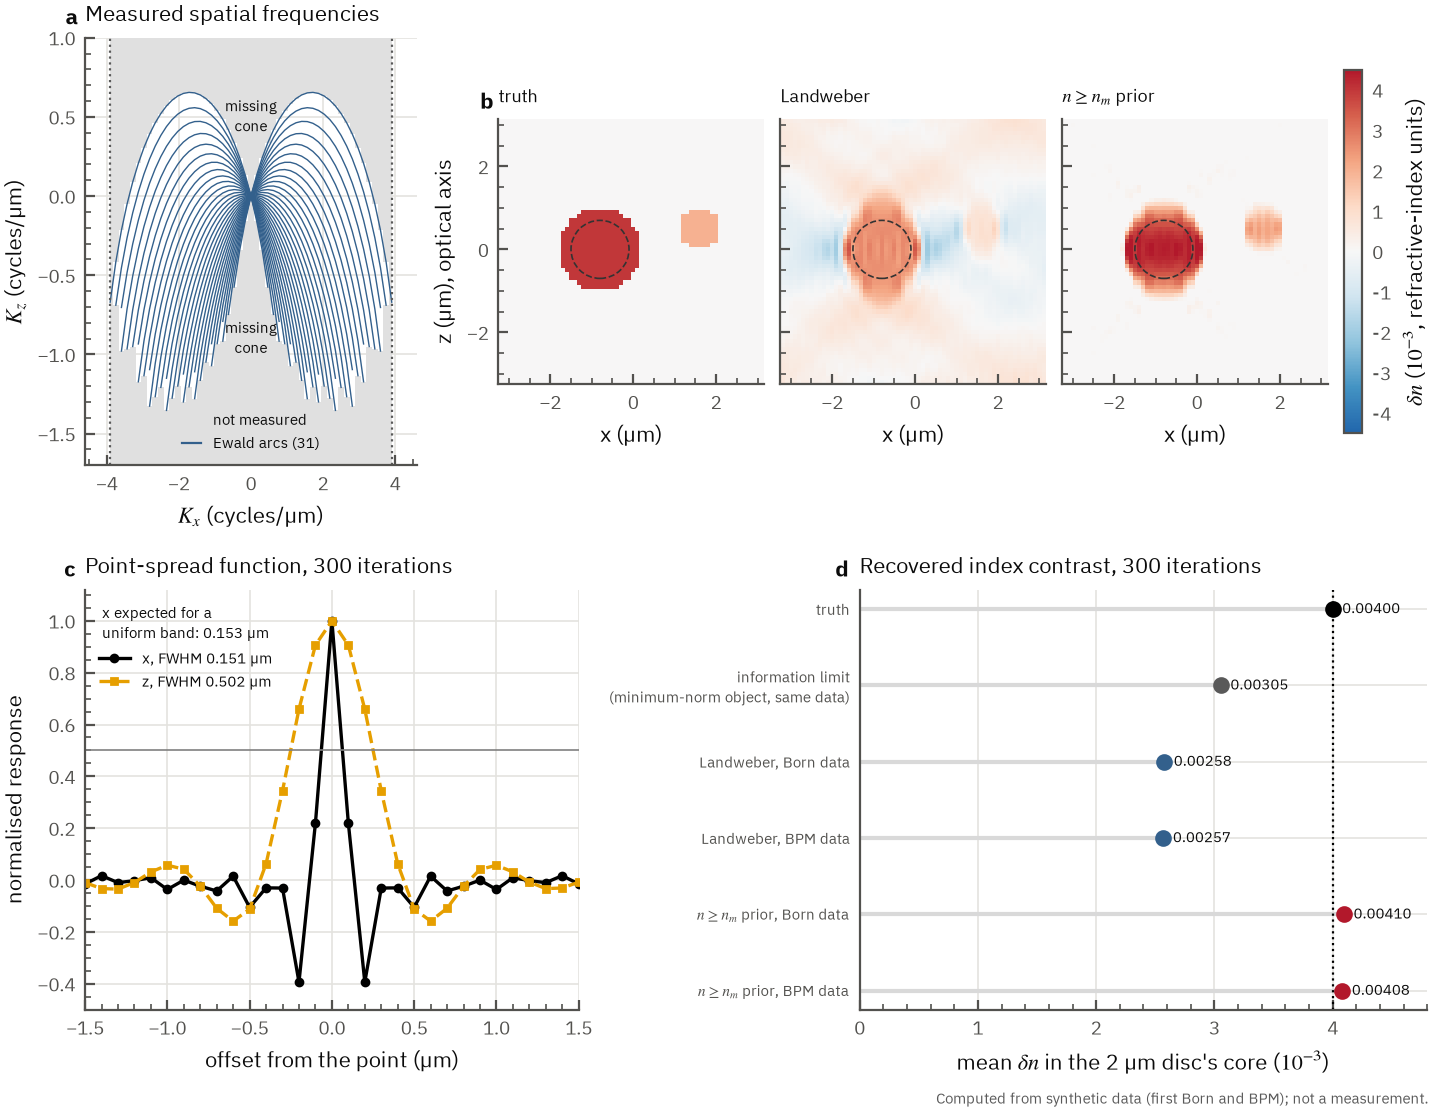

Write Python code to recreate this figure.
"""Draw the born2d example's results: coverage, recovered index, point-spread function, core δn.

Everything is computed by ``run.py``'s own functions (CPU, about 40 s); nothing is fitted or
measured. The plotted numbers are checked against ``expected.json`` before the figure is written,
and the line colours with cvdkit, so the figure cannot drift from what the test pins.

    uv run --group figures python examples/born2d_reconstruction/figure.py   # writes figure.png
"""

import importlib.util
import json
from pathlib import Path

import cvdkit
import matplotlib.pyplot as plt
import numpy as np
import qoraplot
from matplotlib.ticker import FuncFormatter

from qoraholo.born2d import potential

HERE = Path(__file__).parent
spec = importlib.util.spec_from_file_location("ex", HERE / "run.py")
ex = importlib.util.module_from_spec(spec)
spec.loader.exec_module(ex)

EXPECTED = json.loads((HERE / "expected.json").read_text(encoding="utf-8"))
LIMIT = 0.0045  # colour range of the δn maps, symmetric so that zero is the neutral colour
ARC = "#33608c"
THOUSANDTHS = FuncFormatter(lambda v, _: f"{v * 1e3:g}")


def checked(result: dict) -> dict:
    """The plotted numbers, each within its expected.json regression tolerance."""
    gap = result["model_error"][str(ex.DELTA_N)]
    got = {
        "kz_min": result["coverage"]["kz_min"],
        "kz_max": result["coverage"]["kz_max"],
        "psf_fwhm_x": result["psf_fwhm_x"],
        "psf_fwhm_z": result["psf_fwhm_z"],
        "delta_n_information_limit": result["delta_n_information_limit"],
        "delta_n_landweber": result["delta_n_landweber"],
        "delta_n_from_bpm_data": gap["delta_n_from_bpm_data"],
        "positivity_delta_n": result["positivity"]["delta_n"],
        "positivity_delta_n_from_bpm_data": gap["delta_n_positivity_from_bpm_data"],
    }
    for name, value in got.items():
        spec = EXPECTED["regression"][name]
        if abs(value - spec["value"]) > spec["tol"]:
            raise SystemExit(f"{name}: {value:.6g} vs expected {spec['value']} ± {spec['tol']}")
    return got | {"kx_max": result["coverage"]["kx_max"]}


def arcs(m) -> list[tuple[np.ndarray, np.ndarray]]:
    """(Kx, Kz) of each illumination's Ewald arc inside the detection pupil, as in run.coverage."""
    nu_m = ex.N_MEDIUM / ex.WAVELENGTH
    out = []
    for fx in m.illuminations:
        mu = m.mu + fx
        inside = (np.abs(mu) <= ex.NA / ex.WAVELENGTH) & (np.abs(mu) < nu_m)
        out.append((m.mu[inside], np.sqrt(nu_m**2 - mu[inside] ** 2) - np.sqrt(nu_m**2 - fx**2)))
    return out


def coverage_panel(ax, m, n: dict) -> None:
    lines = arcs(m)
    kx = np.unique(np.concatenate([a for a, _ in lines]))
    low = np.array([min(z[a == k].min() for a, z in lines if (a == k).any()) for k in kx])
    high = np.array([max(z[a == k].max() for a, z in lines if (a == k).any()) for k in kx])
    top, bottom = 1.0, -1.7
    ax.fill_between(kx, high, top, color="0.88", lw=0, step="mid")
    ax.fill_between(kx, bottom, low, color="0.88", lw=0, step="mid", label="not measured")
    for a, z in lines:
        ax.plot(a, z, color=ARC, lw=0.5, marker="none", ls="-")
    ax.plot([], [], color=ARC, lw=0.8, marker="none", ls="-", label="Ewald arcs (31)")
    for sign in (-1, 1):
        ax.axvline(sign * n["kx_max"], color="0.35", ls=":", lw=0.8, marker="none")
    ax.set(
        xlim=(-4.6, 4.6),
        ylim=(bottom, top),
        xlabel=r"$K_x$ (cycles/µm)",
        ylabel=r"$K_z$ (cycles/µm)",
        title="Measured spatial frequencies",
    )
    for kz in (0.5, -0.9):
        ax.text(0, kz, "missing\ncone", ha="center", va="center", fontsize="x-small")
    ax.legend(loc="lower center", fontsize="x-small", handlelength=1.2)


def maps_panel(axes, m, maps: dict, cax_owner) -> None:
    pad = ex.PIXEL / 2
    extent = (m.x[0] - pad, m.x[-1] + pad, m.z[0] - pad, m.z[-1] + pad)
    cmap = cvdkit.colormap("tol_BuRd")
    image = None
    for ax, (title, dn) in zip(axes, maps.items(), strict=True):
        image = ax.imshow(dn, origin="lower", extent=extent, cmap=cmap, vmin=-LIMIT, vmax=LIMIT)
        ax.add_patch(plt.Circle((-0.8, 0.0), 0.7, fill=False, ls="--", lw=0.6, color="0.2"))
        ax.set_title(title, fontsize="small")
        ax.set_xlabel("x (µm)")
        ax.grid(False)
    axes[0].set_ylabel("z (µm), optical axis")
    for ax in axes[1:]:
        ax.tick_params(labelleft=False)
    bar = cax_owner.colorbar(image, ax=list(axes), shrink=0.85, pad=0.02)
    bar.set_label(r"$\delta n$ ($10^{-3}$, refractive-index units)")
    bar.formatter = THOUSANDTHS


def psf_panel(ax, m, psf: np.ndarray, n: dict) -> None:
    centre = ex.N // 2
    ax.plot(
        m.x - m.x[centre],
        psf[centre, :] / psf.max(),
        marker="o",
        ms=2.5,
        label=f"x, FWHM {n['psf_fwhm_x']:.3f} µm",
    )
    ax.plot(
        m.z - m.z[centre],
        psf[:, centre] / psf.max(),
        marker="s",
        ms=2.5,
        ls="--",
        label=f"z, FWHM {n['psf_fwhm_z']:.3f} µm",
    )
    ax.axhline(0.5, color="0.5", lw=0.6, marker="none")
    ax.set(
        xlim=(-1.5, 1.5),
        ylim=(-0.5, 1.12),
        xlabel="offset from the point (µm)",
        ylabel="normalised response",
        title="Point-spread function, 300 iterations",
    )
    expected = EXPECTED["truth"]["psf_fwhm_x"]["value"]
    ax.legend(
        loc="upper left",
        fontsize="x-small",
        title=f"x expected for a\nuniform band: {expected:.3f} µm",
        title_fontsize="x-small",
    )


def core_panel(ax, n: dict) -> None:
    rows = [
        ("truth", ex.DELTA_N, "k"),
        (
            "information limit\n(minimum-norm object, same data)",
            n["delta_n_information_limit"],
            "0.35",
        ),
        ("Landweber, Born data", n["delta_n_landweber"], ARC),
        ("Landweber, BPM data", n["delta_n_from_bpm_data"], ARC),
        (r"$n \geq n_m$ prior, Born data", n["positivity_delta_n"], "#b2182b"),
        (r"$n \geq n_m$ prior, BPM data", n["positivity_delta_n_from_bpm_data"], "#b2182b"),
    ]
    y = np.arange(len(rows))[::-1]
    for yi, (_, value, color) in zip(y, rows, strict=True):
        ax.plot(
            [0, value], [yi, yi], color="0.85", lw=1.5, ls="-", marker="none", solid_capstyle="butt"
        )
        ax.plot(value, yi, marker="o", ls="none", color=color, ms=5)
        ax.text(value + 0.00008, yi, f"{value:.5f}", va="center", fontsize="x-small")
    ax.axvline(ex.DELTA_N, color="k", ls=":", lw=0.8, marker="none")
    ax.set_yticks(y, [label for label, _, _ in rows], fontsize="x-small")
    ax.tick_params(axis="y", which="both", length=0)
    ax.yaxis.set_minor_locator(plt.NullLocator())
    ax.set(
        xlim=(0, 0.0048),
        xlabel=r"mean $\delta n$ in the 2 µm disc's core ($10^{-3}$)",
        title="Recovered index contrast, 300 iterations",
    )
    ax.xaxis.set_major_formatter(THOUSANDTHS)


def main() -> None:
    result = ex.run()
    n = checked(result)

    m = ex.model()
    system = ex.RealSystem(m)
    v_true = potential(ex.phantom(m, ex.DELTA_N), ex.N_MEDIUM, ex.WAVELENGTH)
    y = m.forward(v_true)
    delta = np.zeros((ex.N, ex.N))
    delta[ex.N // 2, ex.N // 2] = 1.0
    maps = {
        "truth": ex.phantom(m, ex.DELTA_N) - ex.N_MEDIUM,
        "Landweber": ex.to_delta_n(system.landweber(y)),
        r"$n \geq n_m$ prior": ex.to_delta_n(system.projected(y)),
    }
    psf = system.landweber(m.forward(delta))

    qoraplot.use("house", "paper")
    fig = plt.figure(figsize=(qoraplot.WIDTHS["double"], 5.6), layout="constrained")
    top, bottom = fig.subfigures(2, 1, height_ratios=[1, 1.05])
    a, *b = top.subplots(1, 4, width_ratios=[1.25, 1, 1, 1])
    c, d = bottom.subplots(1, 2, width_ratios=[1, 1.15])
    coverage_panel(a, m, n)
    maps_panel(b, m, maps, top)
    psf_panel(c, m, psf, n)
    core_panel(d, n)
    for ax, label in zip((a, b[0], c, d), "abcd", strict=True):
        qoraplot.panel_label(ax, label)
    bottom.supxlabel(
        "Computed from synthetic data (first Born and BPM); not a measurement.",
        x=0.995,
        ha="right",
        fontsize="x-small",
        color="0.35",
    )

    # Only legend entries must be told apart by colour: the 31 arcs are one series, and the rows
    # of (d) are named on their axis.
    collisions = [c for c in cvdkit.check(fig) if not (c.a.startswith("_") or c.b.startswith("_"))]
    if collisions:
        raise SystemExit(f"colour-vision check failed: {collisions}")
    # Not quantized like docs/reconstruction.png (#11): 256 colours band the δn colour scale.
    fig.savefig(HERE / "figure.png", dpi=200)
    print(json.dumps(n, indent=2))


if __name__ == "__main__":
    main()
